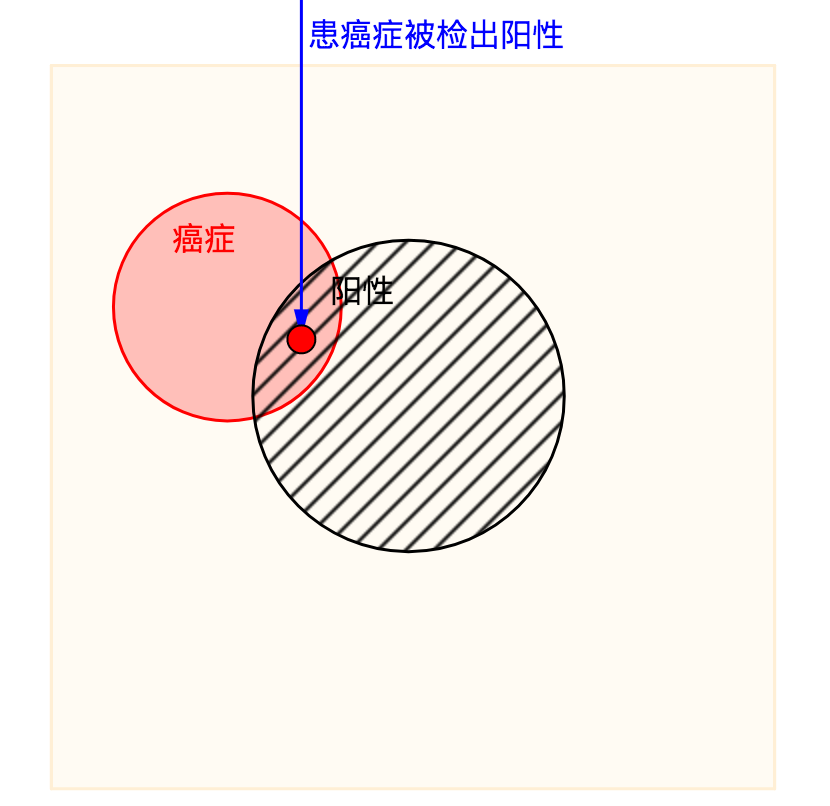
#> input picture bayes-cancer.png, 830 x 806 px
$ jupyter execute bayes.ipynb   (older library calls are emulated)
#> lines starting #> are read from the running program, lines starting #| are printed output that depends on the picture
# 计算患癌症概率

阳性：有癌症概率大
阴性：无癌症概率大

先验概率：1%  人群里患癌症的概率
敏感性(sensitivity)：90%   患癌症被检查出的概率
特异性(specificity)：90%   没有患癌症检查结论是阴性的概率
错误率：10%   没有患癌症检查结论是有阳性的概率

没有症状的前提下，检查结论是阳性，求得癌症的概率？

[cell 1]
0.01*0.9*0.9

# 贝叶斯理论

## 符号与公式

### 先验概率(prior)
P(C) = 1% = 0.01 : 先验概率，即P(Cancer)
P(~C) = 1 - P(C) = 99% = 0.99 : 人群中没有患癌症的概率
P(Pos|C) = 90% = 0.9 : 敏感性，已患癌症，被检查出阳性的概率，即P(positive|Cancer)
P(Neg|~C) = 90% = 0.9 : 特异性，未患癌症，被检查出阴性的概率，即P(Negative|Not Cancer)
P(Pos|~C) = 1 - P(Neg|~C) = 10% = 0.1 : 未患癌症，被检查出阳性的概率

### 联合概率(joint)
P(C,Pos) = P(Pos,C): 患癌症，同时检查结果是阳性的概率，即P(Cancer,positive)
P(~C,Pos) = P(Pos,~C): 没有患癌症，同时检查结果是阳性的概率，即P(Not Cancer,positive)


则有：
> P(C,Pos) = P(C) · P(Pos|C)

P(C,Pos) = 0.01 * 0.9 = 0.009

> P(~C,Pos) = P(~C) · P(Pos|~C)

P(~C,Pos) = 0.99 * 0.1 = 0.099

### 图形展示概率关系

[cell 2]
from PIL import Image
img = Image.open("bayes-cancer.png")
#> img is the input picture: PIL image 830x806 RGBA; mean R, G, B, A 247.6, 239.9, 235.2, 255
img.resize((img.size[0]/2, img.size[1]/2),Image.ANTIALIAS)
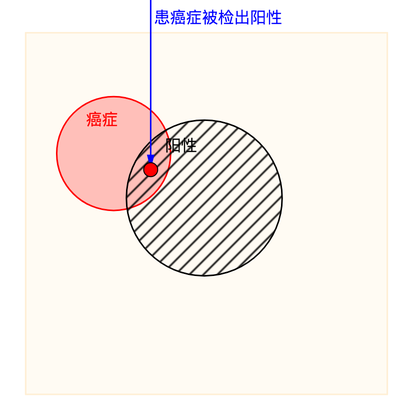
#> Out: PIL image 415x403 RGBA; mean R, G, B, A 247.5, 239.9, 235.2, 255

### 全概率
P(POS)：人群中检查出阳性的概率。
> P(POS)= P(C,POS) + P(~C,POS)

P(POS) = 0.009 + 0.099 = 0.108

### 后验概率(posterior)
> P(C|POS) = P(C,POS)/P(POS)

P(C|POS) = 0.009 / 0.108 = 0.0833

> P(~C|POS) = P(~C,POS)/P(POS)

P(~C|POS) = 0.099 / 0.108 = 0.9167

> P(C|POS) + P(~C|POS) = 1

P(C|POS) 与 P(~C|POS) 之和是P(POS)的全集。

### 验证P(C,Pos) 等于 P(POS,C)
P(C,Pos) = P(C) · P(Pos|C) = 0.01 \* 0.9 = 0.009
P(POS,C) = P(POS) · P(C|POS) = 0.108 \* 0.0833 = 0.0089964 ≈ 0.009

## 贝叶斯定理推演

$\begin{align}
\large \color{green}{P(POS)} & \large = \color{Goldenrod}{P(C,POS)} + \color{Goldenrod}{P(\sim C,POS)} \\
\\
\large \color{Goldenrod}{P(C,Pos)} & \large = \color{blue}{P(C) · P(Pos|C)} \\
\\
\large \color{Goldenrod}{P(\sim C,Pos)} & \large = \color{blue}{P(\sim C)} · \color{blue}{P(Pos|\sim C)} \\
\\
\large \color{Goldenrod}{P(POS,C)} & \large = \color{green}{P(POS)} · \color{red}{P(C|POS)} \\
\\
\large \color{Goldenrod}{P(C,Pos)} & \large = \color{Goldenrod}{P(POS,C)}   \\
& \large \Downarrow\\
\large \color{blue}{P(C) · P(Pos|C)} & \large = \color{green}{P(POS)} · \color{red}{P(C|POS)}  \\
& \large \Downarrow\\
\large \color{red}{P(C|POS)} & \large = \frac{\color{blue}{P(C) · P(Pos|C)}}{\color{green}{P(POS)}} \\
\\
& \large = \frac{\color{blue}{P(C) · P(Pos|C)}}{\color{Goldenrod}{P(C,POS)} + \color{Goldenrod}{P(\sim C,POS)}} \\
\\
& \large = \frac{\color{blue}{P(C) · P(Pos|C)}}{\color{blue}{P(C) · P(Pos|C)} + \color{blue}{P(\sim C)} · \color{blue}{P(Pos|\sim C)}}
\end{align}$

### 贝叶斯定理文字描述

> ** A和B的同时发生的概率 = A的概率 · A条件下B发生的概率 = B的概率 · B条件下A发生的概率 **

### 贝叶斯定理演化图

[cell 3]
img=Image.open('bayes-rule-graph.jpeg')
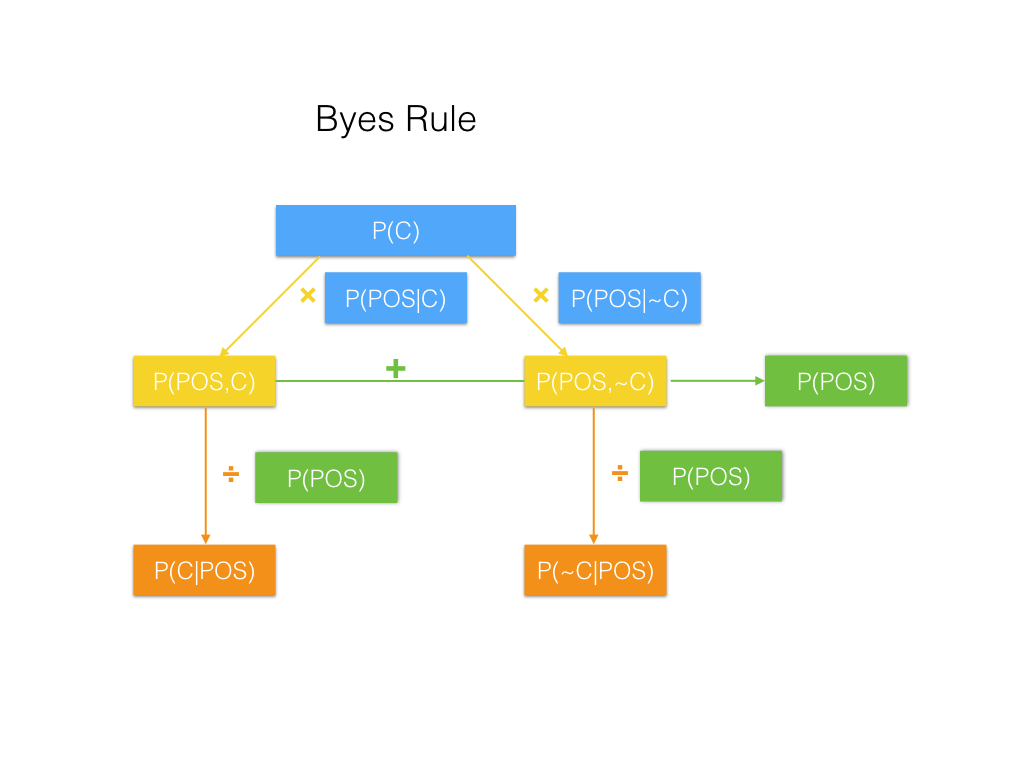
#> input picture bayes-rule-graph.jpeg, 1024 x 768 px
#> img is the input picture: PIL image 1024x768 RGB; mean R, G, B 244.2, 246.8, 240.7
img.resize((int(img.size[0]*0.7), int(img.size[1]*0.7)),Image.ANTIALIAS)
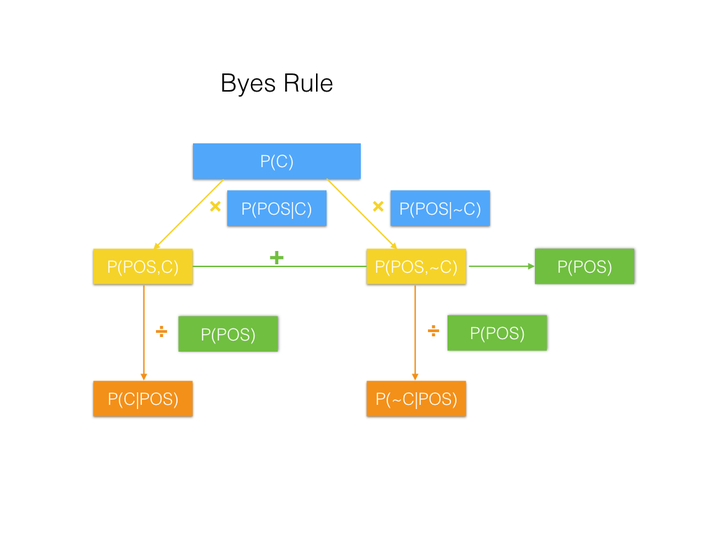
#> Out: PIL image 716x537 RGB; mean R, G, B 244.2, 246.7, 240.7

## 贝叶斯学习
> H: 假设函数集合
h: 假设函数 hypothesis
D: 数据 Data
P(h|D): 在观测数据（D）情况下假设（h）的概率

$\begin{align}\large P(h|D) = \frac{P(D|h) · P(h)}{P(D)}\end{align}$

学习算法如下：

```
foreach h in H:
    P(h|D) = P(D|h) · P(h) / P(D)
    if P(h|D) is the max:
        return h
```

### 最大(概率)后验假设(MAP)
MAP: Maxium a Posterior probability hypothesis

我们关心的是最可能的假设 h<sub>map</sub>，所以要求 P(h|D) 概率最大化时的 h，即 argmax(P(h|D))：

$\begin{align} \large h_{map}=argmax(P(h|D)) = argmax(\frac{P(D|h) · P(h)}{P(D)}) \end{align}$

### 最大(概率)似然假设(ML)
ML: Maxium Likehood probability hypothesis

由于通常情况下P(h)、P(D)很难求出，而我们关心的是最大化P(h|D)，假设P(h)、P(D)是常数，且假设集合H中所有假设h的概率一相同的情况下，我们可以**<font color="red">忽略P(h)、P(D)</font>**，只要求出最大的P(D|h)，我们就认为获得了**<font color="red">近似</font>**最大的P(h|D)。<font size="6">🤔</font>... 所以最大似然公式如下：

$\begin{align} \large h_{ml}= argmax(P(h|D))= argmax(\frac{P(D|h) · \cancel{P(h)}}{\cancel{P(D)}}) = argmax(P(D|h)) \end{align}$

实际上找到最大后验假设和最大似然假设，等同于与数据最匹配的假设。

# 实践中的贝叶斯

- 给定样本数据集D，D = $\large\{<x_i, d_i>\}$, $x_i$是输入空间，$d_i$是输入数据标签，D中数据无噪音(noise free)。
- 要学习的概念基于假设空间，即 $C \in H$ ，C：要学习的概念，H：假设空间

## 无信息先验分布（Uniform Prior）
又称**不知情先验分布**，我们不知道假设的分布，因此假定所有假设先验概率相同  <font size="6">😓</font> 。因此：

假设的概率：
$\begin{align}\large P(h)= \frac{1}{|H|} \end{align}$

## 样本标签与假设一致时数据的概率
给定数据时某假设概率：
$\large P(D|h)=
\left\{\begin{array}{}1 &,if \quad d_i = h(x_i), \forall_{x_i,d_i} \in D, \qquad \small\color{gray}{\text{即如果所有样本中标签与假设一致，则给定假设时该数据出现的概率为1}} \\
0 &. 其他情况\qquad \small\color{gray}{\text{反之如果有任意一个标签与给定假设不一致，则给定假设时该数据概率为0}}
\end{array}\right.$

## 计算数据概率的技巧(trick)
假定H存在于D的空间里，且H为互斥空间，样本数据出现的概率近似等于 sum(**给定假设h时数据D出现的概率** × **特定假设h的先验概率**)

$\begin{align}
\large P(D) & \approx \sum\limits_{h_i \in H} \large P(D|h_i) \cdot P(h_i) \\
\\
& \large = \sum\limits_{h_i \in S} P(D|h_i) \cdot P(h_i) \qquad \small \color{gray}{S为所有与数据相匹配的假设的集合，S为H的子集}\\
& \large = \sum\limits_{h_i \in S} 1 \cdot \frac{1}{|H|} \qquad \small \color{gray}{h与数据相匹配，P(h|D)=1}\\
\\
& \large = \frac{|S|}{|H|} \\
\end{align}$

## 化简P(h|D)

$\begin{align} \large P(h|D) = \frac{P(D|h) · P(h)}{P(D)} =
\large \left\{\begin{array}{} \frac{1 \cdot \frac{1}{H} } {\frac{|S|}{H} } = \frac{1}{|S|} &,\quad h \in S \quad \small \color{gray}{假设与数据相匹配}\\
0 &, \quad h \notin S \quad \small \color{gray}{假设与数据不匹配} \end{array}\right. \end{align}$

这个公式的含义是：
> 给定一堆数据，特定假设正确的概率与其他版本假设正确的概率是一样的,所以我们可以挑选一个特定假设h。

## 高斯分布噪声下的最大似然假设

- 给定样本数据集D，D = $\{<x_i, d_i>\}$
- $d_i=f(x_i)+ \epsilon_i$
- $\epsilon \in N(\mu,\delta^2)$

> f(x)是未知的假设函数
> $\epsilon$代表误差
> [正态分布](http://baike.baidu.com/item/%E6%AD%A3%E6%80%81%E5%88%86%E5%B8%83)，也叫高斯分布，记为$N(\mu，\delta^2)$，分布概率为 $f(x)=\frac{1}{\sqrt{2\pi \delta}} e^{- \frac{(x-\mu)^2}{2\delta^2}}$，$\mu$：数学期望，$\delta^2$:方差

$\begin{align}
\large h_{ml} & \large = argmax(P(h|D)) \\
\\
& \large = argmax(P(D|h)) \\
\\
& \large = argmax(\prod P(d_i|h_i)) \\
& \large = argmax(\prod \cancel{\frac{1}{\sqrt{2\pi \delta}}} e^{- \frac{1}{2} \cdot \frac{(d_i - h(x_i))^2}{\delta^2}})  \\
& \large = argmax(\prod e^{- \frac{1}{2} \cdot \frac{(d_i - h(x_i))^2}{\delta^2}}) \qquad \small \color{gray}{\text{去掉不影响argmax的常数项}}\\
& \large = argmax(e^{- \frac{1}{2} \sum \frac{(d_i - h(x_i))^2}{\delta^2}}) \qquad \small \color{gray}{\text{e的幂的乘积转换为e的指数的和次幂}} \\
& \large = argmax(- \cancel{\frac{1}{2}} \sum \frac{(d_i - h(x_i))^2}{\cancel{\delta^2}}) \qquad \small \color{gray}{\text{e的对数函数有单调递增特性，对等式两边求e的对数不会影响argmax结果，以替换幂函数形式}} \\
& \large = argmax(- \sum (d_i - h(x_i))^2)) \qquad \small \color{gray}{\text{去掉常数项}} \\
& \large = argmin(\sum (d_i - h(x_i))^2)) \qquad \small \color{gray}{\text{去掉负号变为argmin}}
\end{align}$

神奇之处在于求最大似然假设转化为求误差的平方和，而且这里的假设并没有指定是线回归或是其他函数，也就是说可以是其他任何假设函数，但要注意我们的假设前提是误差服从高斯分布，如果换作别的误差模型，结果就不是这样了。

# 贝叶斯推理

## 贝叶斯网络

贝叶斯网络通常为条件独立的变量组成的有向无环图，按拓扑结构取样（由无来向箭头的节点开始，按照箭头的指向到下一个节点，以此类推）。
如下图取样顺序：A、B、C、D、E：

[cell 4]
Image.open('bayes-network.png')
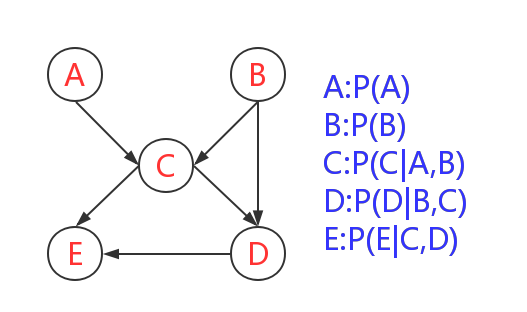
#> input picture bayes-network.png, 527 x 312 px
